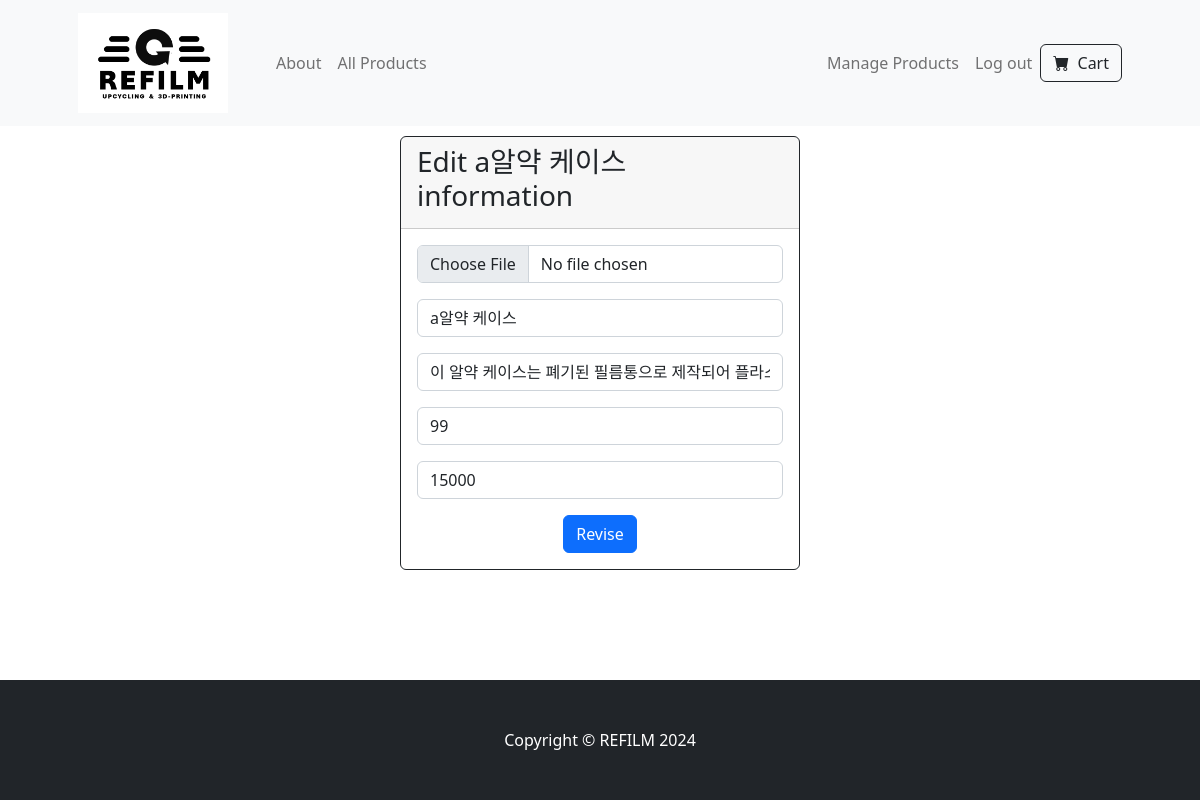
Before: /edit/28 (signed in) with the older database file.
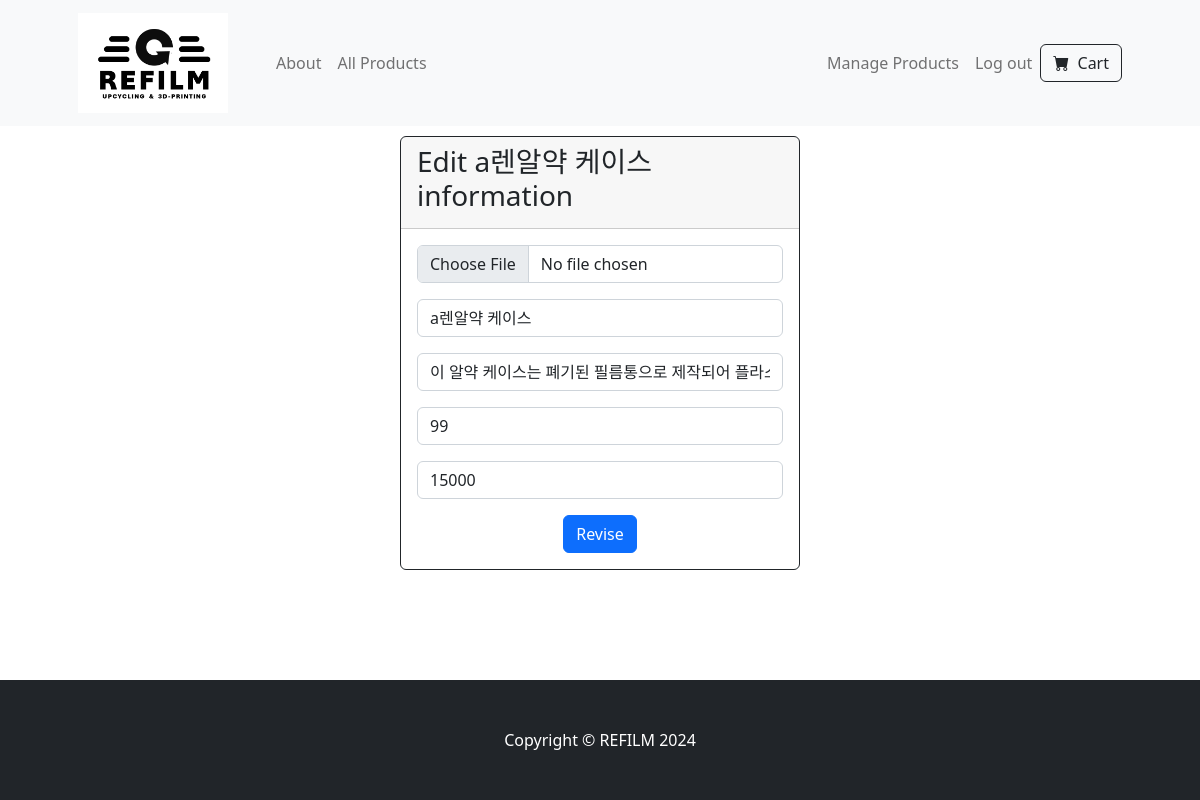
After: the same page with the newer database file.
### tables this page shows
CREATE TABLE products (id INTEGER PRIMARY KEY AUTOINCREMENT NOT NULL, productname TEXT NOT NULL, quantity INTEGER NOT NULL, price INTEGER NOT NULL, image_extension TEXT, description TEXT);

### app.py (the view)
@app.route('/edit/<int:product_id>', methods=['GET', 'POST'])
@login_required
def edit(product_id):
    data = db.execute("SELECT * FROM products WHERE id = ? ", product_id)
    old_product_name = data[0]["productname"]
    old_quantity = data[0]["quantity"]
    old_price = data[0]["price"]
    old_description = data[0]["description"]
    if request.method == 'POST':
        product_name = request.form.get("product_name")
        description = request.form.get("description")
        quantity = request.form.get("quantity")
        price = request.form.get("price")
        image_error = None
        product_name_error, description_error, quantity_error, price_error = error_message(product_name, description, quantity, price)
        if any([product_name_error, quantity_error, price_error, description_error]):
            return render_template("edit.html", product_id=product_id, old_product_name = old_product_name, old_quantity = old_quantity, old_price = old_price, old_description=old_description, product_name_error=product_name_error, quantity_error=quantity_error, price_error=price_error, image_error=image_error)
        file = request.files.get("image")
        if file and allowed_file(file.filename):
            filename = secure_filename(file.filename)
            new_filename = f"product{product_id}.{get_extension(filename)}"
            file_path = os.path.join(app.config['UPLOAD_FOLDER'], new_filename)
            delete_existing_image(product_id)
            file.save(file_path)
            product_list = db.execute("SELECT id FROM products")
            product_list.reverse()
            length = len(product_list)
            for i in range(length):
                if product_list[i]["id"] == product_id:
                    index = i
                    break
            page = index // PER_PAGE_MANAGE + 1
            db.execute("UPDATE products SET productname = ?, quantity = ?, price = ?, description = ?, image_extension = ? WHERE id = ?", product_name, quantity, price, description, filename.rsplit('.', 1)[1].lower(), product_id)
            if int(quantity) == 0:
                db.execute("DELETE FROM cart WHERE product_id = ?", product_id)
            return redirect(url_for('manage', page=page))
        elif not file:
            product_list = db.execute("SELECT id FROM products")
            product_list.reverse()
            length = len(product_list)
            for i in range(length):
                if product_list[i]["id"] == product_id:
                    index = i
                    break
            page = index // PER_PAGE_MANAGE + 1
            db.execute("UPDATE products SET productname = ?, quantity = ?, price = ?, description = ? WHERE id = ?", product_name, quantity, price, description, product_id)
            if int(quantity) == 0:
                db.execute("DELETE FROM cart WHERE product_id = ?", product_id)
            return redirect(url_for('manage', page=page))
        else:
            image_error = "Invalid image format"
            return render_template("edit.html", product_id=product_id, old_product_name = old_product_name, old_quantity = old_quantity, old_price = old_price, old_description=old_description, product_name_error=product_name_error, quantity_error=quantity_error, price_error=price_error, image_error=image_error)
    else:
        return render_template("edit.html", product_id=product_id, old_product_name = old_product_name, old_quantity = old_quantity, old_price = old_price, old_description=old_description)

### helpers.py (called while the page is built)
def login_required(f):
    @wraps(f)
    def decorated_function(*args, **kwargs):
        if session.get("user_id") is None:
            return redirect("/login")
        return f(*args, **kwargs)
    return decorated_function

### templates/edit.html (shortened to what this page needs)
{% extends "layout.html" %}
{% block content %}
    <div class="card border-dark bg-white text-dark" style="width: 400px; height: fit-content; margin :10px auto;">
        <div class="card-header">
            <h3>Edit {{ old_product_name }} information</h3>
        </div>
        <div class="card-body">
            <form action="/edit/{{ product_id }}" method="post" enctype="multipart/form-data" id="register-form">
                <div class="mb-3">
                    <input type="file" class="form-control" name="image" accept="image/*">
                </div>
                <div class="mb-3">
                    <input autocomplete="off" autofocus type="text" class="form-control" name="product_name" placeholder="Product name" value="{{ old_product_name }}">
                </div>
                <div class="mb-3">
                    <input autocomplete="off" autofocus type="text" class="form-control" name="description" placeholder="Description" value="{{ old_description }}">
                </div>
                <div class="mb-3">
                    <input autocomplete="off" type="text" class="form-control" name="quantity" placeholder="Stock" value="{{ old_quantity }}">
                </div>
                <div class="mb-3">
                    <input autocomplete="off" type="text" class="form-control" name="price" placeholder="Price" value="{{ old_price }}">
                </div>
                <div class="col text-center">
                    <button type="submit" class="btn btn-primary">Revise</button>
                </div>
            </form>
        </div>
    </div>
{% endblock %}

Changed rows visible on the page:
changed products: productname "a알약 케이스" → "a렌알약 케이스"; product_name "a알약 케이스" → "a렌알약 케이스"
